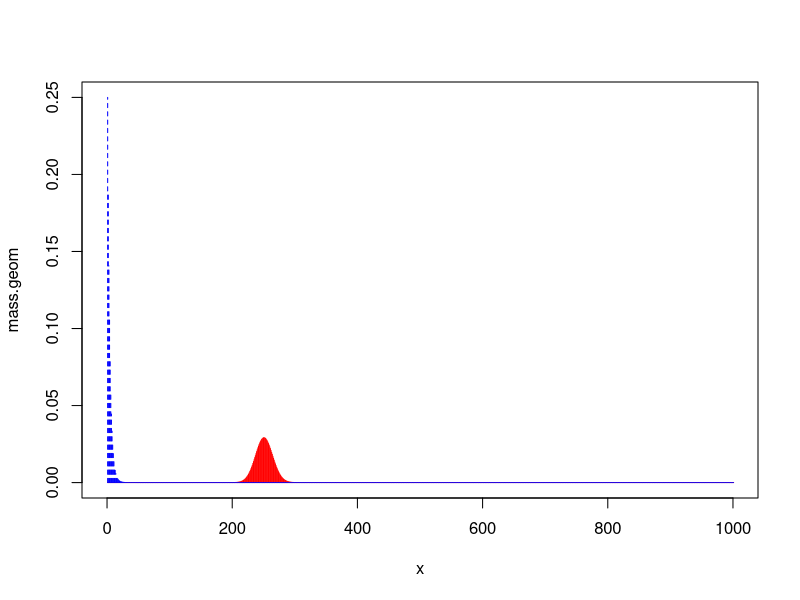
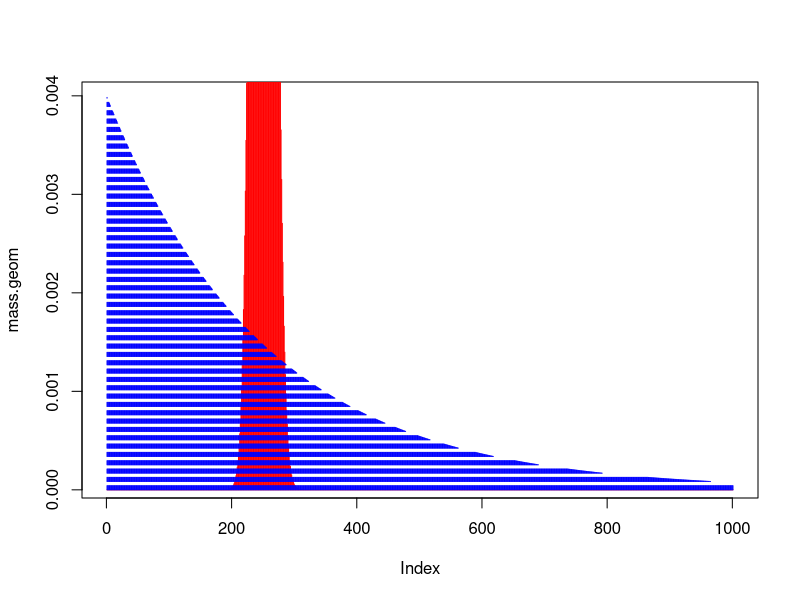
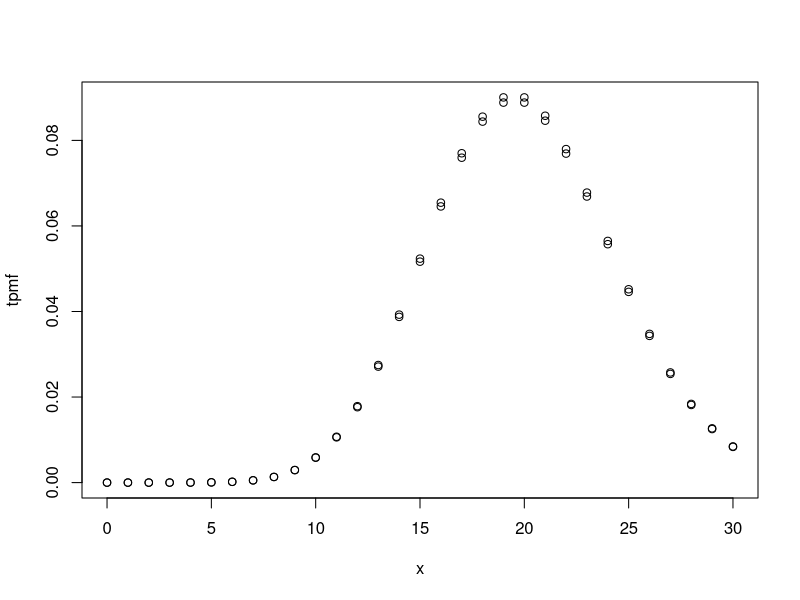
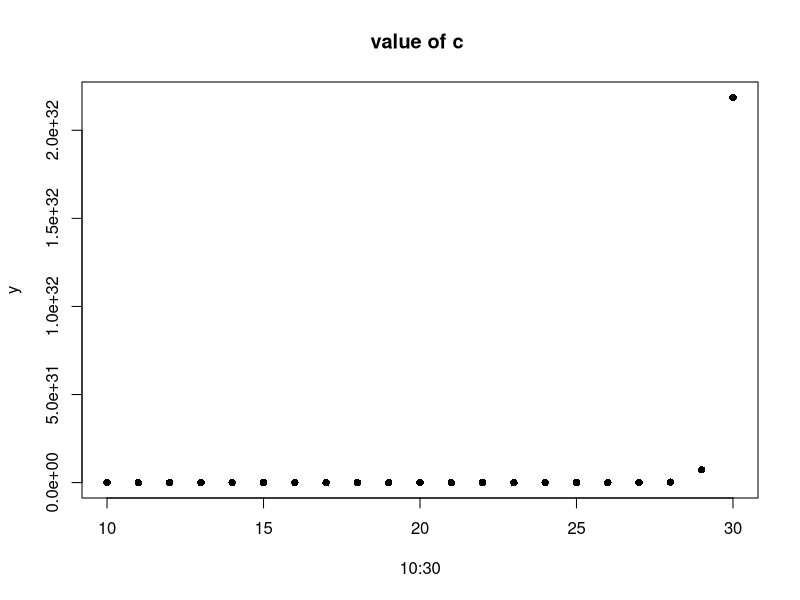

Source code (R) for these figures, in order:
###########################################
## Accept Reject algorithm to draw from
## Binomial(n,p)
###########################################
# setting the seed makes it so that the same sets of
# random variables are realized.
set.seed(1)  

# Function draws one value from Binom(n,p)
# n = number of trials
# p = probability of success
draw_binom <- function(n, p)
{
  accept <- 0 # Will track the acceptance
  try <- 0 # Will track the number of proposals
  
  # upper bound calculated in the notes
  x <- 0:n
  all_c <- choose(n,x) * (1-p)^(n - 2*x) * p^(x-1)  # from notes
  c <- max(all_c)  # what is the value of c ?
  
  while(accept == 0)
  {
    try <- try + 1

    U <- runif(1) 
    prop <- rgeom(1, prob = p) #draw proposal 
    
    p_j = pbinom(prop,size = n,prob = p) - pbinom(prop-1 ,size = n ,prob = p)
    q_j = pgeom(prop,p)- pgeom(prop-1 , p)
    
    ratio = (p_j/(c*q_j))
   

    if(U < ratio)
    {
      accept <- 1
      rtn <- prop
    }
  }
  return(c(rtn, try))
}
draw_binom(n = 10, p = .25)


###
# If we want X1, ..., Xn ~ Binom(n.p)
# we need to call the function multiple times

# sample size
N <- 1e3
samp <- numeric(N)
n.try <- numeric(N)
for(t in 1:N)
{
   # I use as a dummy variable often
   foo <- draw_binom(n = 10, p = .25)
   samp[t] <- foo[1]
   n.try[t] <- foo[2]
}
mean(samp) #should be n*p = 2.5
mean(n.try)


###########################################
## A closer look at Binomial and Geometric
###########################################
# Turns out, this choice of Binomial and Geometric
# can work, but not always. In the code below, 
# increase n to see what happens

p <- .25
n <- 1000
x <- 0:(n)
mass.geom <- dgeom(x, p)
mass.bin <- dbinom(x, size = n, prob = p)

all_c <- choose(n,x) * (1-p)^(n - 2*x) * p^(x-1)
(c <- max(all_c))

#mass of geometric on the same support as binomial in red 
plot(x, mass.geom, pch = 16, col = "red", type= "n")

#mass of binomial in blue
points(mass.bin, pch = 16, col = "red", type= "h")

#mass of geom which does not have common support in dashed blue
points(mass.geom, pch = 16, col = "blue", type = "h", lty = 2)


# Matching the means:
# choosing p* for rgeom so that np = (1-p*)/p*
p.star <- 1/(n*p + 1)
mass.geom <- dgeom(x, p.star)
mass.bin <- dbinom(x, size = n, prob = p)

all_c <- choose(n,x) * (1-p.star)^(n - 2*x) * p.star^(x-1)
(c <- max(all_c))


plot(mass.geom, pch = 16, col = "red", type= "n")
points(mass.bin, pch = 16, col = "red", type= "h")
points(mass.geom, pch = 16, col = "blue", type = "h", lty = 2)





##############################
## Truncated poisson 
##############################
#m = 30 , lamda = 20 
#taking poisson as target distribution 

draw_tpois <- function(m, lambda)
{
  accept <- 0 # Will track the acceptance
  try <- 0 # Will track the number of proposals
  x <- 0:m
  
 
  #calculating the pmf of tpois
  foo = -lambda + x*log(lambda) - lfactorial(x) 
  foo = exp(foo)
  c = 1/sum(foo)  #calculate the upper bound experrsio  with poisson(usual poisson)with same lambda
                   #as proporsal) 
  tpmf = c*foo
  
  
  while(accept == 0)
  {
    try <- try + 1
    
    U <- runif(1) 
    prop <- rpois(1, lambda = lambda) #draw proposal from pois 
    
    p_j = ifelse(prop<= m ,tpmf[prop] , 0 ) #proposal value can be greater than m 
    q_j = ppois(prop,lambda = lambda)- ppois(prop-1 , lambda = lambda)
    
    ratio = (p_j/(c*q_j))
    
    
    if(U < ratio)
    {
      accept <- 1
      rtn <- prop
    }
  }
  return(c(rtn, try))
}
draw_tpois(m = 30, lambda  = 20)




#simulating 1000 times 
# sample size
N <- 1e3
samp <- numeric(N)
n.try <- numeric(N)
for(t in 1:N)
{
  # I use as a dummy variable often
  foo <- draw_tpois(m = 30, lambda = 30)
  samp[t] <- foo[1]
  n.try[t] <- foo[2]
}
mean(samp)
mean(n.try)  #mean is 2 tries ! Isn't that a fair thing to do ?  

## trying to see if it makes sense or not  
m = 30 
lambda = 20
x <- 0:m


#calculating the pmf of tpois
foo = -lambda + x*log(lambda) - lfactorial(x) 
foo = exp(foo)
c = 1/sum(foo)  #calculate the upper bound experrsio  with poisson(usual poisson)with same lambda
#as proporsal) 
tpmf = c*foo
plot(x , tpmf) 
points(x ,dpois(x = x , lambda =20))  #it closely follows trancated pois! 





##Q.4 

find_c = function(p , lambda , m)
{
  x = 1:m
  pmf_geom = p*(1-p)^x 
  lpmf_pois = -lambda + x * log(lambda) - lfactorial(x)
  pmf_pois = exp(lpmf_pois)
  
  ratio  = pmf_geom / pmf_pois
  c = max(ratio)
  return(c)
}
 

y = sapply(10:30 , function(i) find_c(0.5,0.5,i))

plot(10:30 , y , pch = 16 , main = "value of c ")  #the values shoot up! 
#upper bound is not convergent! 











